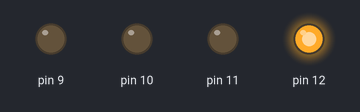
The sketch below on a simulated Arduino Uno, built with avr-gcc and run on an emulated ATmega328P. Shown: output pins drawn as LEDs (lit = HIGH).

Above: at 0.5 s.
At 2.5 s:
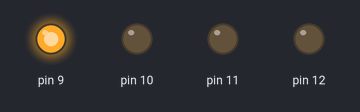
At 4.5 s:
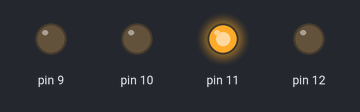
At 6.5 s:
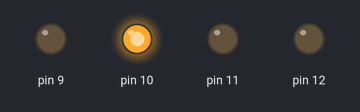
At 9.5 s:
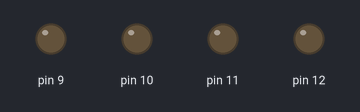
Timing chart, 0 to 10.4 s (numbered marks = the images above):
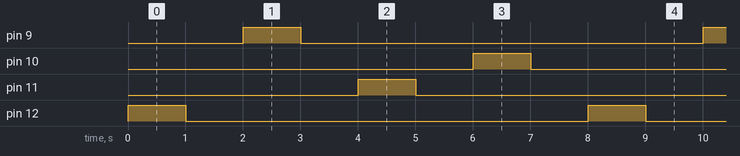

The sketch:

paint.ino
```cpp
void setup() {
  // put your setup code here, to run once:
  pinMode(9, OUTPUT);
  pinMode(12, OUTPUT);
  pinMode(10, OUTPUT);
  pinMode(11, OUTPUT);
}

void loop() {
  // put your main code here, to run repeatedly:
  pump1();
  pump2();
  pump3();
  pump4();
}

void pump1() {
  int pump1delay = 1000;
  digitalWrite(12, HIGH);
  delay(pump1delay);
  digitalWrite(12, LOW);
  delay(pump1delay);

}

void pump2() {
  int pump2delay = 1000;
  digitalWrite(9, HIGH);
  delay(pump2delay);
  digitalWrite(9, LOW);
  delay(pump2delay);
}

void pump3() {
  int pump3delay = 1000;
  digitalWrite(11, HIGH);
  delay(pump3delay);
  digitalWrite(11, LOW);
  delay(pump3delay);
}

void pump4() {
  int pump4delay = 1000;
  digitalWrite(10, HIGH);
  delay(pump4delay);
  digitalWrite(10, LOW);
  delay(pump4delay);
}
```

Measured:
- by itself, pin 9–12: alternates HIGH for 1.0 s and LOW for 7.0 s
- by itself, everything shown: repeats every 8.0 s, in 8 steps
